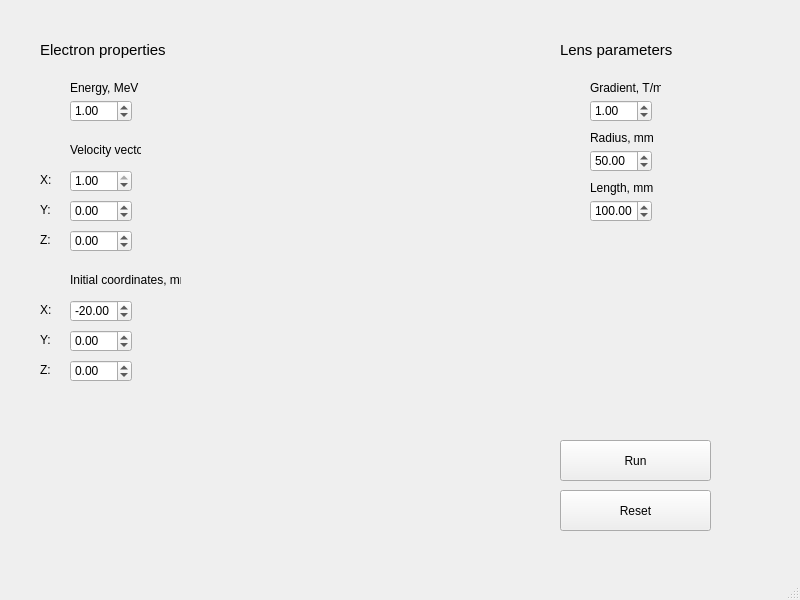
<?xml version="1.0" encoding="UTF-8"?>
<ui version="4.0">
 <class>MainWindow</class>
 <widget class="QMainWindow" name="MainWindow">
  <property name="geometry">
   <rect>
    <x>0</x>
    <y>0</y>
    <width>800</width>
    <height>600</height>
   </rect>
  </property>
  <property name="windowTitle">
   <string>MainWindow</string>
  </property>
  <widget class="QWidget" name="centralwidget">
   <widget class="QDoubleSpinBox" name="energySpinBox">
    <property name="geometry">
     <rect>
      <x>70</x>
      <y>100</y>
      <width>62</width>
      <height>22</height>
     </rect>
    </property>
    <property name="minimum">
     <double>0.010000000000000</double>
    </property>
    <property name="maximum">
     <double>1000.000000000000000</double>
    </property>
    <property name="value">
     <double>1.000000000000000</double>
    </property>
   </widget>
   <widget class="QLabel" name="label">
    <property name="geometry">
     <rect>
      <x>70</x>
      <y>80</y>
      <width>71</width>
      <height>16</height>
     </rect>
    </property>
    <property name="text">
     <string>Energy, MeV</string>
    </property>
   </widget>
   <widget class="QLabel" name="label_2">
    <property name="geometry">
     <rect>
      <x>70</x>
      <y>140</y>
      <width>71</width>
      <height>20</height>
     </rect>
    </property>
    <property name="text">
     <string>Velocity vector</string>
    </property>
   </widget>
   <widget class="QDoubleSpinBox" name="dirXSpinBox">
    <property name="geometry">
     <rect>
      <x>70</x>
      <y>170</y>
      <width>62</width>
      <height>22</height>
     </rect>
    </property>
    <property name="minimum">
     <double>-1.000000000000000</double>
    </property>
    <property name="maximum">
     <double>1.000000000000000</double>
    </property>
    <property name="singleStep">
     <double>0.010000000000000</double>
    </property>
    <property name="value">
     <double>1.000000000000000</double>
    </property>
   </widget>
   <widget class="QDoubleSpinBox" name="dirYSpinBox">
    <property name="geometry">
     <rect>
      <x>70</x>
      <y>200</y>
      <width>62</width>
      <height>22</height>
     </rect>
    </property>
    <property name="minimum">
     <double>-1.000000000000000</double>
    </property>
    <property name="maximum">
     <double>1.000000000000000</double>
    </property>
    <property name="singleStep">
     <double>0.010000000000000</double>
    </property>
    <property name="value">
     <double>0.000000000000000</double>
    </property>
   </widget>
   <widget class="QDoubleSpinBox" name="dirZSpinBox">
    <property name="geometry">
     <rect>
      <x>70</x>
      <y>230</y>
      <width>62</width>
      <height>22</height>
     </rect>
    </property>
    <property name="minimum">
     <double>-1.000000000000000</double>
    </property>
    <property name="maximum">
     <double>1.000000000000000</double>
    </property>
    <property name="singleStep">
     <double>0.010000000000000</double>
    </property>
    <property name="value">
     <double>0.000000000000000</double>
    </property>
   </widget>
   <widget class="QLabel" name="label_3">
    <property name="geometry">
     <rect>
      <x>40</x>
      <y>170</y>
      <width>16</width>
      <height>20</height>
     </rect>
    </property>
    <property name="text">
     <string>X:</string>
    </property>
   </widget>
   <widget class="QLabel" name="label_4">
    <property name="geometry">
     <rect>
      <x>40</x>
      <y>200</y>
      <width>16</width>
      <height>20</height>
     </rect>
    </property>
    <property name="text">
     <string>Y:</string>
    </property>
   </widget>
   <widget class="QLabel" name="label_5">
    <property name="geometry">
     <rect>
      <x>40</x>
      <y>230</y>
      <width>16</width>
      <height>20</height>
     </rect>
    </property>
    <property name="text">
     <string>Z:</string>
    </property>
   </widget>
   <widget class="QLabel" name="label_6">
    <property name="geometry">
     <rect>
      <x>40</x>
      <y>40</y>
      <width>131</width>
      <height>21</height>
     </rect>
    </property>
    <property name="text">
     <string>&lt;html&gt;&lt;head/&gt;&lt;body&gt;&lt;p&gt;&lt;span style=&quot; font-size:11pt;&quot;&gt;Electron properties&lt;/span&gt;&lt;/p&gt;&lt;/body&gt;&lt;/html&gt;</string>
    </property>
   </widget>
   <widget class="QLabel" name="label_7">
    <property name="geometry">
     <rect>
      <x>560</x>
      <y>40</y>
      <width>131</width>
      <height>21</height>
     </rect>
    </property>
    <property name="text">
     <string>&lt;html&gt;&lt;head/&gt;&lt;body&gt;&lt;p&gt;&lt;span style=&quot; font-size:11pt;&quot;&gt;Lens parameters&lt;/span&gt;&lt;/p&gt;&lt;/body&gt;&lt;/html&gt;</string>
    </property>
   </widget>
   <widget class="QDoubleSpinBox" name="gradientSpinBox">
    <property name="geometry">
     <rect>
      <x>590</x>
      <y>100</y>
      <width>62</width>
      <height>22</height>
     </rect>
    </property>
    <property name="minimum">
     <double>0.010000000000000</double>
    </property>
    <property name="maximum">
     <double>1000.000000000000000</double>
    </property>
    <property name="value">
     <double>1.000000000000000</double>
    </property>
   </widget>
   <widget class="QLabel" name="label_8">
    <property name="geometry">
     <rect>
      <x>590</x>
      <y>80</y>
      <width>71</width>
      <height>16</height>
     </rect>
    </property>
    <property name="text">
     <string>Gradient, T/m</string>
    </property>
   </widget>
   <widget class="QLabel" name="label_9">
    <property name="geometry">
     <rect>
      <x>590</x>
      <y>130</y>
      <width>71</width>
      <height>16</height>
     </rect>
    </property>
    <property name="text">
     <string>Radius, mm</string>
    </property>
   </widget>
   <widget class="QDoubleSpinBox" name="radiusSpinBox">
    <property name="geometry">
     <rect>
      <x>590</x>
      <y>150</y>
      <width>62</width>
      <height>22</height>
     </rect>
    </property>
    <property name="minimum">
     <double>0.000000000000000</double>
    </property>
    <property name="maximum">
     <double>10000.000000000000000</double>
    </property>
    <property name="value">
     <double>50.000000000000000</double>
    </property>
   </widget>
   <widget class="QDoubleSpinBox" name="lengthSpinBox">
    <property name="geometry">
     <rect>
      <x>590</x>
      <y>200</y>
      <width>62</width>
      <height>22</height>
     </rect>
    </property>
    <property name="minimum">
     <double>0.000000000000000</double>
    </property>
    <property name="maximum">
     <double>10000.000000000000000</double>
    </property>
    <property name="value">
     <double>100.000000000000000</double>
    </property>
   </widget>
   <widget class="QLabel" name="label_10">
    <property name="geometry">
     <rect>
      <x>590</x>
      <y>180</y>
      <width>71</width>
      <height>16</height>
     </rect>
    </property>
    <property name="text">
     <string>Length, mm</string>
    </property>
   </widget>
   <widget class="QPushButton" name="runButton">
    <property name="geometry">
     <rect>
      <x>560</x>
      <y>440</y>
      <width>151</width>
      <height>41</height>
     </rect>
    </property>
    <property name="text">
     <string>Run</string>
    </property>
   </widget>
   <widget class="QPushButton" name="resetButton">
    <property name="geometry">
     <rect>
      <x>560</x>
      <y>490</y>
      <width>151</width>
      <height>41</height>
     </rect>
    </property>
    <property name="text">
     <string>Reset</string>
    </property>
   </widget>
   <widget class="QLabel" name="label_11">
    <property name="geometry">
     <rect>
      <x>70</x>
      <y>270</y>
      <width>111</width>
      <height>20</height>
     </rect>
    </property>
    <property name="text">
     <string>Initial coordinates, mm</string>
    </property>
   </widget>
   <widget class="QDoubleSpinBox" name="posXSpinBox">
    <property name="geometry">
     <rect>
      <x>70</x>
      <y>300</y>
      <width>62</width>
      <height>22</height>
     </rect>
    </property>
    <property name="minimum">
     <double>-10000.000000000000000</double>
    </property>
    <property name="maximum">
     <double>10000.000000000000000</double>
    </property>
    <property name="singleStep">
     <double>0.010000000000000</double>
    </property>
    <property name="value">
     <double>-20.000000000000000</double>
    </property>
   </widget>
   <widget class="QDoubleSpinBox" name="posZSpinBox">
    <property name="geometry">
     <rect>
      <x>70</x>
      <y>360</y>
      <width>62</width>
      <height>22</height>
     </rect>
    </property>
    <property name="minimum">
     <double>-10000.000000000000000</double>
    </property>
    <property name="maximum">
     <double>10000.000000000000000</double>
    </property>
    <property name="singleStep">
     <double>0.010000000000000</double>
    </property>
    <property name="value">
     <double>0.000000000000000</double>
    </property>
   </widget>
   <widget class="QDoubleSpinBox" name="posYSpinBox">
    <property name="geometry">
     <rect>
      <x>70</x>
      <y>330</y>
      <width>62</width>
      <height>22</height>
     </rect>
    </property>
    <property name="minimum">
     <double>-10000.000000000000000</double>
    </property>
    <property name="maximum">
     <double>10000.000000000000000</double>
    </property>
    <property name="singleStep">
     <double>0.010000000000000</double>
    </property>
    <property name="value">
     <double>0.000000000000000</double>
    </property>
   </widget>
   <widget class="QLabel" name="label_12">
    <property name="geometry">
     <rect>
      <x>40</x>
      <y>300</y>
      <width>16</width>
      <height>20</height>
     </rect>
    </property>
    <property name="text">
     <string>X:</string>
    </property>
   </widget>
   <widget class="QLabel" name="label_13">
    <property name="geometry">
     <rect>
      <x>40</x>
      <y>330</y>
      <width>16</width>
      <height>20</height>
     </rect>
    </property>
    <property name="text">
     <string>Y:</string>
    </property>
   </widget>
   <widget class="QLabel" name="label_14">
    <property name="geometry">
     <rect>
      <x>40</x>
      <y>360</y>
      <width>16</width>
      <height>20</height>
     </rect>
    </property>
    <property name="text">
     <string>Z:</string>
    </property>
   </widget>
  </widget>
  <widget class="QMenuBar" name="menubar">
   <property name="geometry">
    <rect>
     <x>0</x>
     <y>0</y>
     <width>800</width>
     <height>21</height>
    </rect>
   </property>
  </widget>
  <widget class="QStatusBar" name="statusbar"/>
 </widget>
 <resources/>
 <connections/>
</ui>
